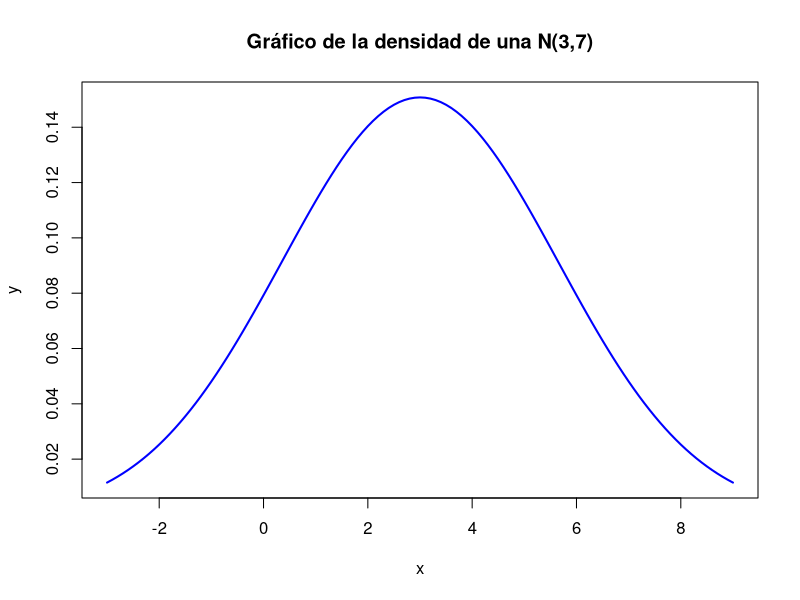
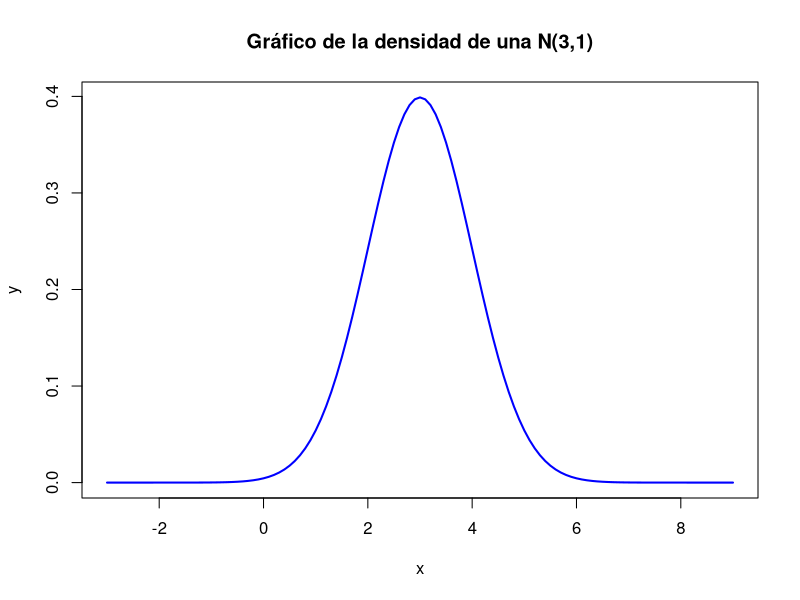
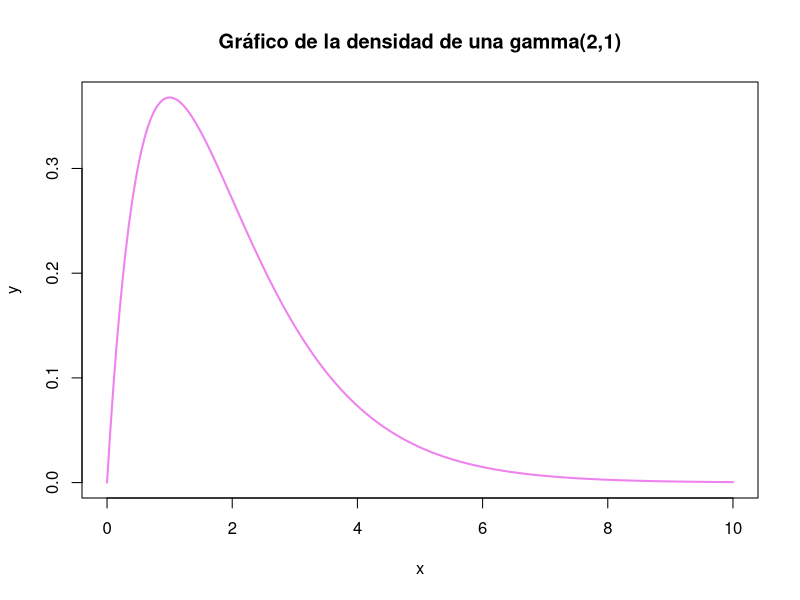
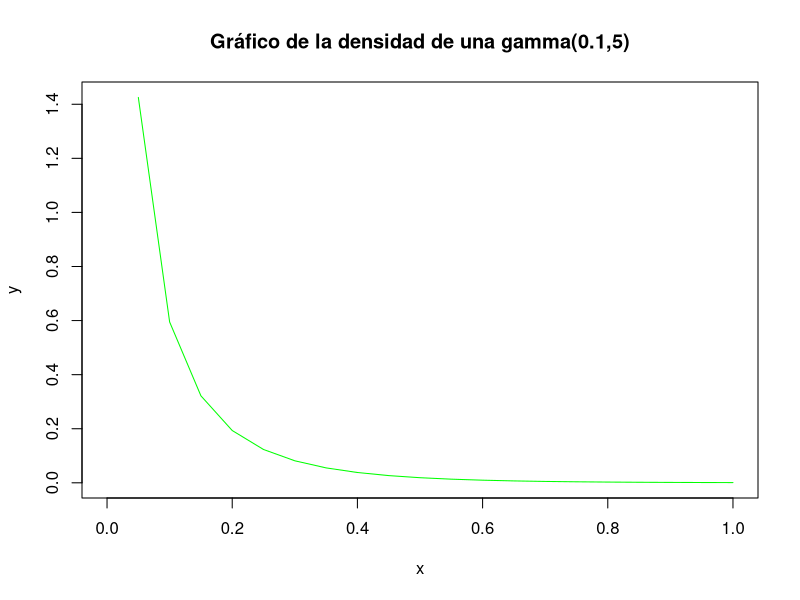
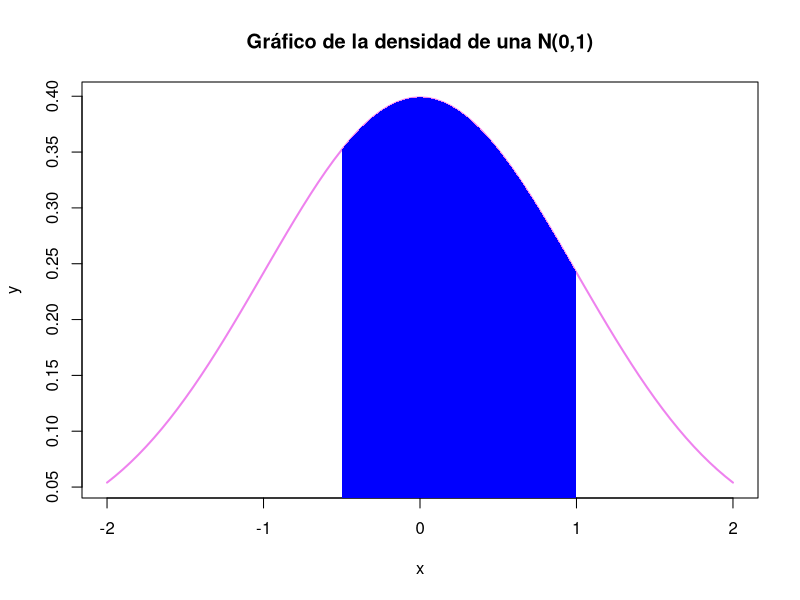
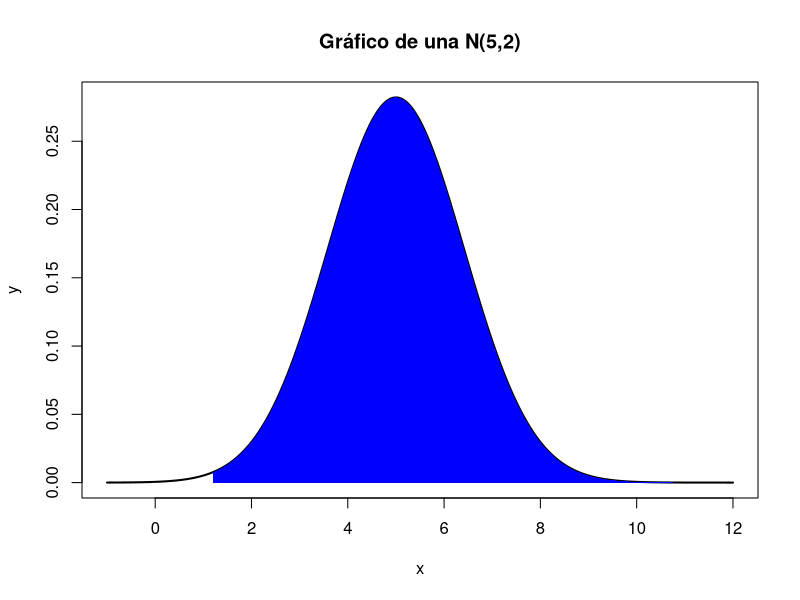

The R source for these figures, in order:
#Ejercicio 5:

#5)a) 

#X ~ N(3,7)
x <- seq(-3,9,0.1)
y <- dnorm(x,mean=3,sd=sqrt(7)) 
plot(x,y,type = "l", main='Gráfico de la densidad de una N(3,7)', lwd = 2, col = "blue")

#Y ~ N(3,1)
x <- seq(-3,9,0.1)
y <- dnorm(x, y, mean = 3, sd = sqrt(1))
plot(x,y,type = "l", main='Gráfico de la densidad de una N(3,1)', lwd = 2, col = "blue")

#X ~ gamma(2,1)
x <- seq(0,10,by=0.05) 
y <- dgamma(x,shape=2,scale=1/1) # shape es alpha, scale=1/lambda; o bien rate=\lambda
plot(x,y,type = "l", lwd = 2, col = "violet",  main='Gráfico de la densidad de una gamma(2,1)')


#Y ~ gamma(0.1,5)
x <- seq(0,1,by=0.05) 
y <- dgamma(x,shape=0.1,scale=1/5) # shape es alpha, scale=1/lambda; o bien rate=\lambda
plot(x,y,type = "l", lwd = 1, col = "green",  main='Gráfico de la densidad de una gamma(0.1,5)')

#5)b)

#Z ~ N(0,1)

#P(-0.5 <= Z <= 1) = F(1) - F(-0.5) 
proba<- pnorm(1)-pnorm(-0.5)
res <- paste("P(-0.5 <= Z <= 1) = ", proba)
res

x<-seq(-2,2,by=0.05) 
y<-dnorm(x,0,1) 
plot(x,y,type = "l", lwd = 2, col = "violet", main = 'Gráfico de la densidad de una N(0,1)')

x2 <- seq(-0.5,1, 0.01)
y2 <-  dnorm(x2) 
x2 = c(-0.5,x2,1)
y2 = c(0,y2,0)
polygon(x2,y2, col="blue", border=NA)

#P(Z <= -10)
proba<- pnorm(-10, mean=0, sd=sqrt(1))
res <- paste("P(Z <= -10) = ", proba)
res


#X ~ N(5,2)

#P(X >= 1.2) = 1 - P(X < 1.2) = 1 - P(X <= 1.2)
proba<- 1-pnorm(1.2, mean=5, sd=sqrt(2))
res <- paste("P(X >= 1.2) = ", proba)
res

x<-seq(-1,12,by=0.05) 
y<-dnorm(x,mean=5, sd=sqrt(2))
 
plot(x,y,type = "l", lwd = 2, col = "black", main = 'Gráfico de una N(5,2)')

x2 <- seq(1.2,20, 0.01)
y2 <-  dnorm(x2,mean=5, sd=sqrt(2))
x2 = c(1.2,x2,20)
y2 = c(0,y2,0)
polygon(x2,y2, col="blue", border=NA)

